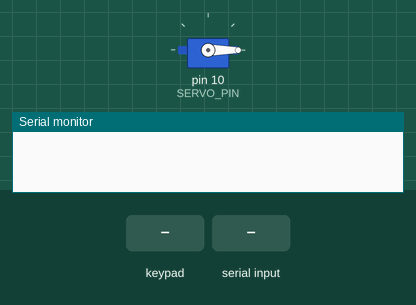
Recording of a sketch running on a simulated Arduino Uno, built with avr-gcc and run on an emulated ATmega328P. On the bench: servo, the last lines printed to the serial monitor. The test bench sets the inputs (shaded band).

Above: at 1.2 s.
1.3 s: keypad keys 1 2 3 4 # pressed 0.4 s apart
At 3.3 s:
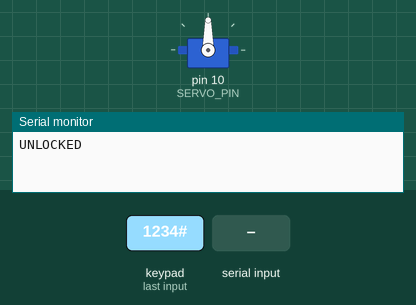
6.3 s: key '#' pressed
7.8 s: "SETPASS:1234\n" received over Serial
Timing chart, 0 to 10.8 s (numbered marks = the images above; inputs shaded):
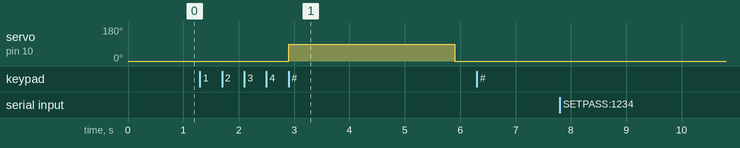

The sketch:

door_lock.ino
```cpp
/*
  Project 5: Arduino Digital Door Lock
  4x4 Keypad + Servo motor lock
  Library required: "Keypad" by Mark Stanley (Install via Library Manager)
                     "Servo" (built-in)

  Password can be changed live from Python over Serial with command:
    "SETPASS:1234"
  Serial reports: "UNLOCKED" or "DENIED" or "PASS_SET"
*/

#include <Keypad.h>
#include <Servo.h>

const byte ROWS = 4;
const byte COLS = 4;
char keys[ROWS][COLS] = {
  {'1','2','3','A'},
  {'4','5','6','B'},
  {'7','8','9','C'},
  {'*','0','#','D'}
};
byte rowPins[ROWS] = {9, 8, 7, 6};
byte colPins[COLS] = {5, 4, 3, 2};
Keypad keypad = Keypad(makeKeymap(keys), rowPins, colPins, ROWS, COLS);

Servo lockServo;
const int SERVO_PIN = 10;

String password = "1234";
String inputBuffer = "";

void setup() {
  Serial.begin(9600);
  lockServo.attach(SERVO_PIN);
  lockServo.write(0); // locked position
}

void loop() {
  // Handle password update command from Python
  if (Serial.available()) {
    String cmd = Serial.readStringUntil('\n');
    cmd.trim();
    if (cmd.startsWith("SETPASS:")) {
      password = cmd.substring(8);
      Serial.println("PASS_SET");
    }
  }

  char key = keypad.getKey();
  if (key) {
    if (key == '#') { // submit
      checkPassword();
      inputBuffer = "";
    } else if (key == '*') { // clear
      inputBuffer = "";
    } else {
      inputBuffer += key;
    }
  }
}

void checkPassword() {
  if (inputBuffer == password) {
    lockServo.write(90); // unlock
    Serial.println("UNLOCKED");
    delay(3000);
    lockServo.write(0); // relock
  } else {
    Serial.println("DENIED");
  }
}
```

Measured:
- after the input at 1.3 s, servo on pin 10 (SERVO_PIN): 0° → 90° after 1.6 s, → 0° 3.0 s later
